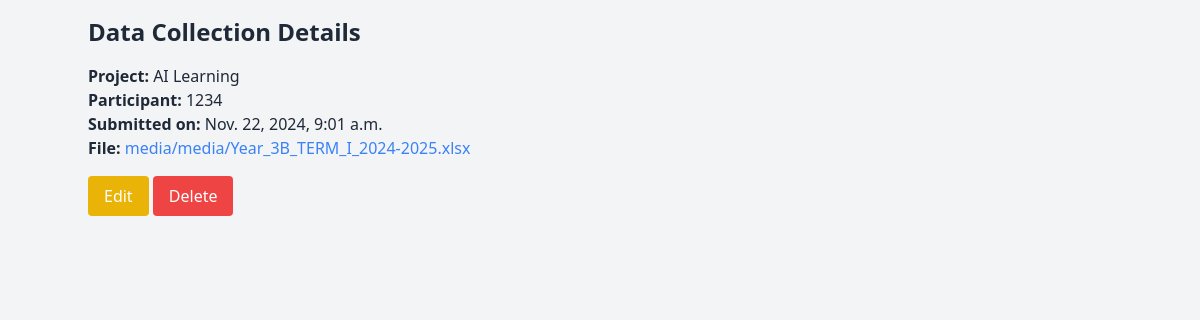
The app's page /projects/1/data/9/ with its own data.
### data/models.py (models this page shows)
class DataCollection(models.Model):
    project = models.ForeignKey(ResearchProject, on_delete=models.CASCADE, related_name='data_collections')
    participant = models.ForeignKey(Participant, on_delete=models.CASCADE, related_name='data_collections')
    data_submission_date = models.DateTimeField(auto_now_add=True)
    data = models.FileField(upload_to='media/')  # Store survey data, responses, etc.

### project/models.py (models this page shows, shortened)
class ResearchProject(models.Model):
    title = models.CharField(max_length=255)
    description = models.TextField()
    start_date = models.DateTimeField()
    end_date = models.DateTimeField(null=True, blank=True)
    status = models.CharField(max_length=50, choices=[('ongoing', 'Ongoing'), ('completed', 'Completed'), ('pending', 'Pending')])
    created_by = models.ForeignKey(User, on_delete=models.CASCADE, related_name='created_projects')

### users/models.py (models this page shows, shortened)
class Participant(models.Model):
    user = models.OneToOneField(User, on_delete=models.CASCADE, related_name='participant_info')
    status = models.CharField(max_length=50, choices=[('enrolled', 'Enrolled'), ('inactive', 'Inactive')])
    project = models.ForeignKey(ResearchProject, on_delete=models.SET_NULL, null=True, blank=True, related_name='participants')

### data/views.py (the view)
# urls.py: path('<int:data_collection_id>/', views.data_collection_detail, name='data_collection_detail'),
def data_collection_detail(request, project_id, data_collection_id):
    data_collection = get_object_or_404(DataCollection, id=data_collection_id, project_id=project_id)
    return render(request, 'data_collection_detail.html', {'data_collection': data_collection})

### data/templates/data_collection_detail.html (shortened to what this page needs)
<!DOCTYPE html>
<html lang="en">
<head>
    <script src="https://cdn.tailwindcss.com"></script>
</head>
<body class="bg-gray-100 text-gray-800">
    <div class="container mx-auto py-4">
        <h1 class="text-2xl font-bold mb-4">Data Collection Details</h1>
        <p><strong>Project:</strong> {{ data_collection.project.title }}</p>
        <p><strong>Participant:</strong> {{ data_collection.participant.user.username }}</p>
        <p><strong>Submitted on:</strong> {{ data_collection.data_submission_date }}</p>
        <p><strong>File:</strong> <a href="{{ data_collection.data.url }}" target="_blank" class="text-blue-500 hover:text-blue-700">{{ data_collection.data.name }}</a></p>
        <a href="{% url 'data_collection_update' data_collection.project.id data_collection.id %}" class="inline-block mt-4 px-4 py-2 bg-yellow-500 text-white rounded hover:bg-yellow-700">
            Edit
        </a>
        <form method="post" action="{% url 'data_collection_delete' data_collection.project.id data_collection.id %}" class="inline-block mt-4">
            <button type="submit" class="px-4 py-2 bg-red-500 text-white rounded hover:bg-red-700">
                Delete
            </button>
        </form>
    </div>
</body>
</html>

### records on screen
DataCollection: project "AI Learning", participant.user.username "1234", data_submission_date "Nov. 22, 2024, 9:01 a.m.", data.name "media/media/Year_3B_TERM_I_2024-2025.xlsx"
